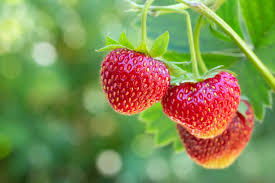
#> input picture vision_controls/CNN/test.jpeg, 275 x 183 px
$ python -i sb_detect_send_coords.py   (imports and definitions only)
#> lines starting #> are read from the running program, lines starting #| are printed output that depends on the picture; after the words box and inside, x2 and y2 are one past the last pixel; in counts of white or black regions, pixels touching at a corner belong together
#> further down, picture is the input picture: shape (183, 275, 3); mean B, G, R 80.9, 142.1, 128.6
import cv2
import numpy as np
import joblib
from sklearn.decomposition import PCA
from sklearn.preprocessing import StandardScaler

# Load trained model and PCA
# [9 lines not run here, left out]

# File path for Raspberry Pi
COORD_FILE = "/home/agxorin3/Desktop/strawberry/strawberry_coords.txt"

def preprocess_frame(frame):
	"""Resize and preprocess a frame for PCA transformation."""
	frame = cv2.resize(frame, (50, 50))
	frame = frame.flatten().reshape(1, -1)
	frame = scaler.transform(frame)
	frame_pca = pca.transform(frame)
	return frame_pca

def detect_strawberries(frame):
	"""Detects strawberries using color thresholding and contour detection."""
	hsv = cv2.cvtColor(frame, cv2.COLOR_BGR2HSV)
#> hsv: shape (183, 275, 3); mean H, S, V 57.3, 139.5, 167
	lower_red = np.array([0, 120, 70])
	upper_red = np.array([10, 255, 255])

	mask1 = cv2.inRange(hsv, lower_red, upper_red)
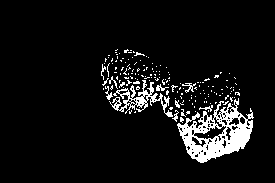
#> mask1: shape (183, 275); 7.4% white; 164 white regions (153 under 20 px), largest, box (x1, y1, x2, y2) and area: (177, 98, 254, 163) 2182, (109, 80, 173, 117) 665, (182, 83, 196, 93) 51
	lower_red2 = np.array([170, 120, 70])
	upper_red2 = np.array([180, 255, 255])
	mask2 = cv2.inRange(hsv, lower_red2, upper_red2)
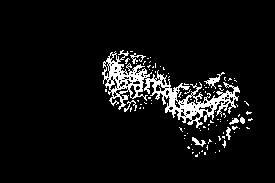
#> mask2: shape (183, 275); 6.6% white in thin lines or dots, all inside (x1, y1, x2, y2) = (102, 50, 253, 157)
	mask = mask1 + mask2
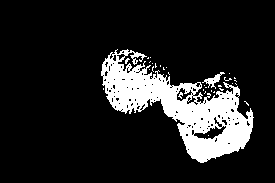
#> mask: shape (183, 275); 14% white; 32 white regions (30 under 20 px)
	contours, _ = cv2.findContours(mask, cv2.RETR_EXTERNAL, cv2.CHAIN_APPROX_SIMPLE)
#> contours = 30 contours, 28 with area under 20; largest, box (x1, y1, x2, y2) and area: (101, 49, 254, 163) 7082, (202, 72, 225, 89) 86

	strawberries = []
	for contour in contours:
		if cv2.contourArea(contour) > 500:
			x, y, w, h = cv2.boundingRect(contour)
			strawberries.append((x, y, w, h))
#> this loop made 30 passes
#> (x, y, w, h) on pass 30: (101, 49, 153, 114)
#> contour on passes 2, 3, 4, 5, 7, 8: [[214, 91], [213, 92], [214, 92]], [[205, 91], [205, 92], [204, 93], [205, 92]], [[211, 90], [211, 91]], [[203, 89], [203, 90]], [[103, 88], [103, 89]], [[205, 87], [206, 87]]
#> after the loop, strawberries = [(101, 49, 153, 114)]
	return strawberries

# [36 lines not run here, left out]

>>> import cv2
>>> picture = cv2.imread('../CNN/test.jpeg')
>>> result = detect_strawberries(picture)
#> result = [(101, 49, 153, 114)]
